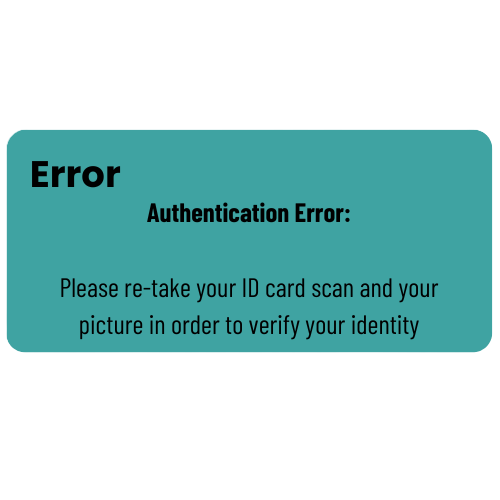
#> input picture Code/UserInterface/AuthError.png, 500 x 500 px, given in place of the camera
$ python 'Color Detection.py'
#> lines starting #> are read from the running program, lines starting #| are printed output that depends on the picture; after the words box and inside, x2 and y2 are one past the last pixel; in counts of white or black regions, pixels touching at a corner belong together
import cv2
import numpy as np
##import tkinter as tk
cap = cv2.VideoCapture(0)

def findcolor(high,low,color,imageFrame):
    # Convert BGR to HSV colorspace
    hsvFrame = cv2.cvtColor(imageFrame, cv2.COLOR_BGR2HSV)

    # Set range for red color
    red_lower = np.array(low, np.uint8)
    red_upper = np.array(high, np.uint8)

    # define mask
    red_mask = cv2.inRange(hsvFrame, red_lower, red_upper)

    # to detect only that particular color
    kernal = np.ones((5, 5), "uint8")

    # red color
    red_mask = cv2.dilate(red_mask, kernal)
    res_red = cv2.bitwise_and(imageFrame, imageFrame, mask=red_mask)

    # Creating contour to track red color
    contours, hierarchy = cv2.findContours(red_mask, cv2.RETR_TREE, cv2.CHAIN_APPROX_SIMPLE)

    for pic, contour in enumerate(contours):
        area = cv2.contourArea(contour)
        if (area > 600):
            x, y, w, h = cv2.boundingRect(contour)
            imageFrame = cv2.rectangle(imageFrame, (x, y),(x + w, y + h),(int((high[0]+low[0])/2), int((high[1]+low[1])/2), int((high[2]+low[2])/2)), 2)
            cv2.putText(imageFrame, str(color), (x, y-10),cv2.FONT_HERSHEY_SIMPLEX, 0.5,(int((high[0]+low[0])/2), int((high[1]+low[1])/2), int((high[2]+low[2])/2)))
    #display
    frames = np.rot90(imageFrame) # Rotate the frame
    frames = cv2.cvtColor(frames, cv2.COLOR_BGR2RGB)
# [6 lines of commented-out code are left out]

while True:
        ret, frame = cap.read() # Read a frame from the camera
#> frame is the input picture: shape (500, 500, 3); mean B, G, R 210.8, 211.2, 170.8
        blurred_image = cv2.GaussianBlur(frame, (5, 5), 100000000)
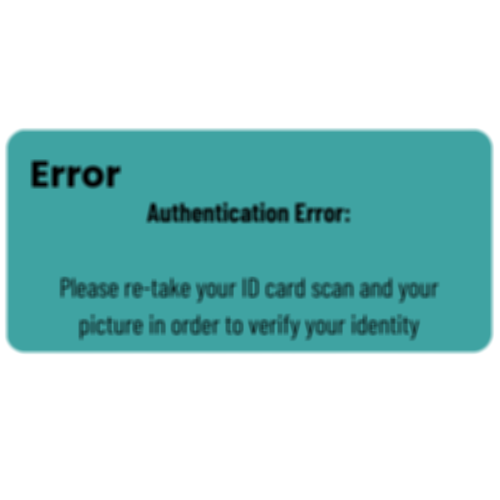
#> blurred_image: shape (500, 500, 3); mean B, G, R 210.8, 211.2, 170.8

        if not ret:
            break # Exit if frame not captured

        # Convert the frame from BGR to HSV color space
        hsv_frame = cv2.cvtColor(blurred_image, cv2.COLOR_BGR2HSV)
#> hsv_frame: shape (500, 500, 3); mean H, S, V 40.1, 66.8, 211.2

        lower_color1 = np.array([0, 0, 0])
        upper_color1 = np.array([255, 255, 255])

        start_point = (275, 260)
        end_point = (325, 260)
        color = (0, 0, 0)
        thickness = 5
        pixel_color_bgr = hsv_frame[300, 260]  # Accessing by [row, column] or [y, x]
#> pixel_color_bgr = [90, 156, 163]
        cv2.line(blurred_image, start_point, end_point, color, thickness)
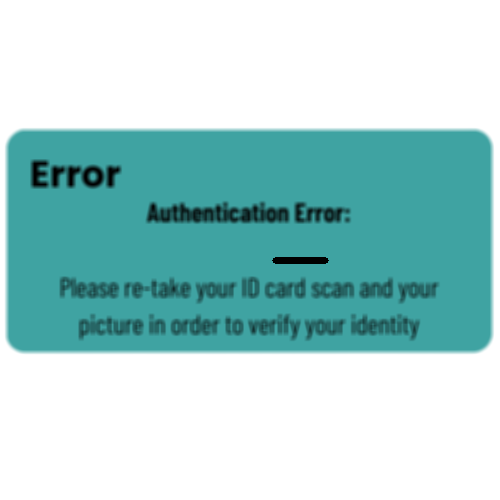
#> blurred_image: shape (500, 500, 3); 0.15% of pixels changed, all inside (x1, y1, x2, y2) = (272, 257, 329, 264)
        print(pixel_color_bgr)
#| [ 90 156 163]

        # YELLOW
        lightYellowLow   = [22, 80, 140]
        lightYellowHigh  = [30, 145, 190]
        findcolor(lightYellowHigh, lightYellowLow, "light yellow",blurred_image)
#> in findcolor, `hsvFrame = cv2.cvtColor(imageFrame, cv2.COLOR_BGR2HSV)`: hsvFrame: shape (500, 500, 3); mean H, S, V 40, 66.6, 211
#> in findcolor, `red_mask = cv2.inRange(hsvFrame, red_lower, red_upper)`: red_mask: shape (500, 500); every value is 0
#> in findcolor, `res_red = cv2.bitwise_and(imageFrame, imageFrame, mask=red_mask)`: res_red: shape (500, 500, 3); every value is 0
#> in findcolor, `contours, hierarchy = cv2.findContours(red_mask, cv2.RETR_TREE, cv2.CH..`: contours = []

        darkYellowLow   = [15, 80, 110]
        darkYellowHigh  = [22, 175, 155]
        findcolor(darkYellowHigh, darkYellowLow, "dark yellow",blurred_image)

        # GREEN
        lightGreenLow  = [29, 54, 85]
        lightGreenHigh = [100,255, 130]
        findcolor(lightGreenHigh, lightGreenLow, "light green",blurred_image)
#> call 3 of findcolor, with color = 'light green'
#> in findcolor (call 3), `red_mask = cv2.inRange(hsvFrame, red_lower, red_upper)`:
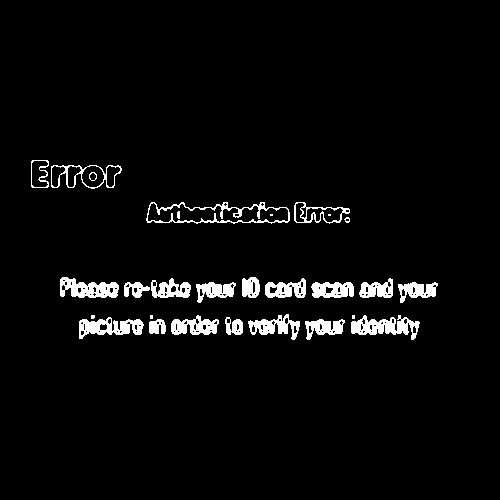
#> red_mask: shape (500, 500); 3.9% white; 28 white regions (5 under 20 px), largest, box (x1, y1, x2, y2) and area: (351, 315, 420, 340) 877, (60, 277, 119, 298) 776, (79, 317, 144, 339) 775
#> in findcolor (call 3), `red_mask = cv2.dilate(red_mask, kernal)`: red_mask: shape (500, 500); 8.1% white; 17 white regions
#> in findcolor (call 3), `res_red = cv2.bitwise_and(imageFrame, imageFrame, mask=red_mask)`:
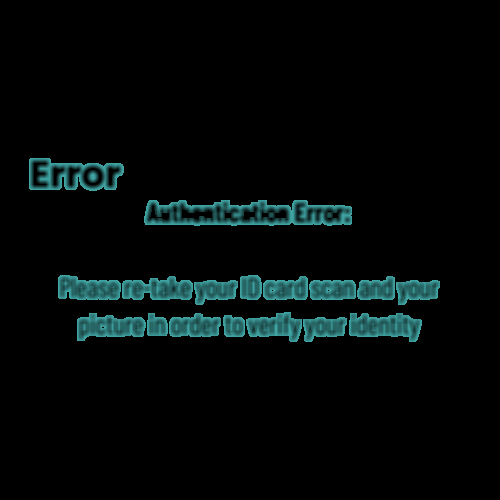
#> res_red: shape (500, 500, 3); mean B, G, R 9.4, 9.4, 3.6
#> in findcolor (call 3), `contours, hierarchy = cv2.findContours(red_mask, cv2.RETR_TREE, cv2.CH..`: contours = 53 contours, 22 with area under 20; largest, box (x1, y1, x2, y2) and area: (144, 200, 352, 226) 4217, (29, 158, 124, 191) 2334, (349, 313, 422, 342) 1444, (77, 313, 146, 341) 1304, (122, 276, 193, 300) 1248
#> the loop in findcolor (call 3), `for pic, contour in enumerate(contours):` made 53 passes
#> (area, x, y, w, h) on passes 1, 3, 4, 6, 8, 9, 10, 12, 13, 14, 16, 18: (759.5, 303, 317, 44, 25), (1444, 349, 313, 73, 29), (946, 169, 313, 52, 24), (1304.5, 77, 313, 69, 28), (1060, 246, 312, 56, 30), (758, 396, 280, 44, 25), (828.5, 309, 280, 47, 20), (762.5, 194, 280, 44, 25), (691.5, 357, 276, 38, 24), (838.5, 263, 276, 45, 24), (1247.5, 122, 276, 71, 24), (1199.5, 58, 275, 63, 25)
#> area on passes 2, 5, 17, 22, 24, 25: 394, 370.5, 468, 35.5, 36, 41.5
#> pass 1, in findcolor (call 3), `imageFrame = cv2.rectangle(imageFrame, (x, y),(x + w, y + h),(int((hig..`:
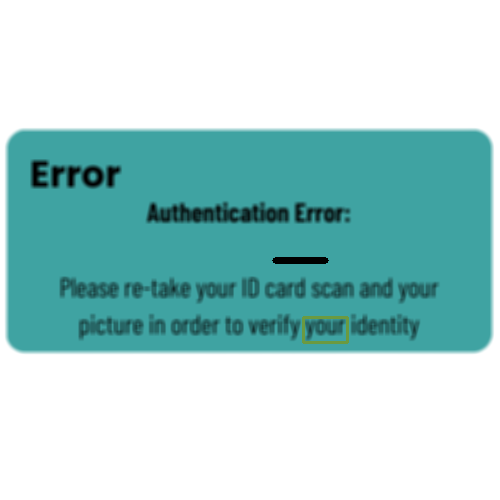
#> imageFrame: shape (500, 500, 3); 0.16% of pixels changed, all inside (x1, y1, x2, y2) = (302, 316, 349, 344)
#> after the loop in findcolor (call 3), `for pic, contour in enumerate(contours):`:
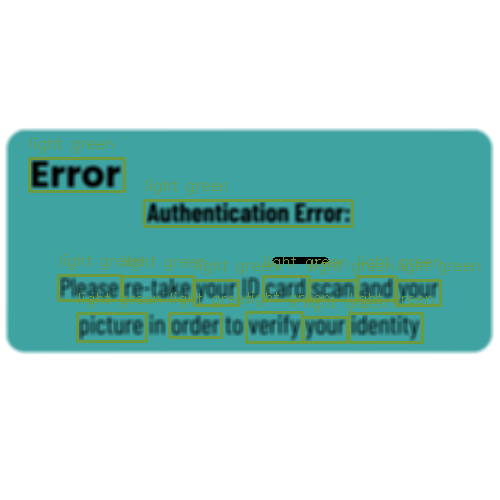
#> imageFrame: shape (500, 500, 3); mean B, G, R 206.8, 210.8, 172.5
#> in findcolor (call 3), `frames = np.rot90(imageFrame)`:
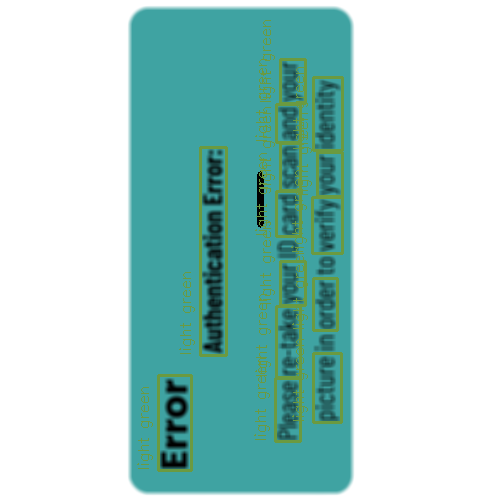
#> frames: shape (500, 500, 3); mean B, G, R 206.8, 210.8, 172.5

        ##Have not done dark green
        darkGreenLow   = [40, 150, 50]
        darkGreenHigh  = [72, 79, 69]
        findcolor(darkGreenHigh, darkGreenLow, "dark green",blurred_image)
#> in findcolor (call 4), `hsvFrame = cv2.cvtColor(imageFrame, cv2.COLOR_BGR2HSV)`: hsvFrame: shape (500, 500, 3); mean H, S, V 38.3, 66.3, 210.8


        blue_value = pixel_color_bgr[0]
#> blue_value = 90
        green_value = pixel_color_bgr[1]
#> green_value = 156
        red_value = pixel_color_bgr[2]
#> red_value = 163


        mask = cv2.inRange(hsv_frame, lower_color1, upper_color1)
#> mask: shape (500, 500); every value is 255


        result = cv2.bitwise_and(blurred_image, blurred_image, mask=mask)


        ##cv2.imshow('Original Frame', frame)
        ##blurred_image = cv2.GaussianBlur(frame, (5, 5), 100000000)
        cv2.imshow('Blurred Image', blurred_image)
        ######cv2.imshow('Detected Color (Blue)', result)


        if cv2.waitKey(1) & 0xFF == ord('q'):
#> (key q is pressed here)
            cv2.destroyAllWindows()
            break

cap.release()
cv2.destroyAllWindows()
